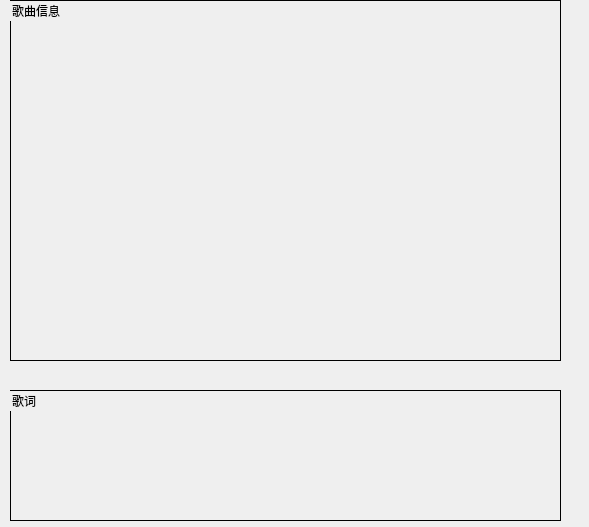
<?xml version="1.0" encoding="UTF-8"?>
<ui version="4.0">
    <class>LyricWidget</class>
    <widget class="QWidget" name="LyricWidget">
        <property name="geometry">
            <rect>
                <x>0</x>
                <y>0</y>
                <width>589</width>
                <height>527</height>
            </rect>
        </property>
        <property name="windowTitle">
            <string>Form</string>
        </property>
        <property name="styleSheet">
            <string notr="true"/>
        </property>
        <widget class="QGroupBox" name="groupBox">
            <property name="geometry">
                <rect>
                    <x>10</x>
                    <y>390</y>
                    <width>551</width>
                    <height>131</height>
                </rect>
            </property>
            <property name="styleSheet">
                <string notr="true">color: rgb(0, 0, 0);
                    font: 15pt &quot;黑体&quot;;
                    border:1px solid black;
                </string>
            </property>
            <property name="title">
                <string>歌词</string>
            </property>
            <widget class="QLabel" name="label">
                <property name="geometry">
                    <rect>
                        <x>10</x>
                        <y>50</y>
                        <width>521</width>
                        <height>71</height>
                    </rect>
                </property>
                <property name="styleSheet">
                    <string notr="true">color: rgb(0, 0, 127);
                        font: 14pt &quot;黑体&quot;;
                        border:0px solid white;
                    </string>
                </property>
                <property name="text">
                    <string/>
                </property>
            </widget>
        </widget>
        <widget class="QGroupBox" name="groupBox_2">
            <property name="geometry">
                <rect>
                    <x>10</x>
                    <y>0</y>
                    <width>551</width>
                    <height>361</height>
                </rect>
            </property>
            <property name="styleSheet">
                <string notr="true">color: rgb(0, 0, 0);
                    border:1px solid black;
                    font: 15pt &quot;黑体&quot;;
                </string>
            </property>
            <property name="title">
                <string>歌曲信息</string>
            </property>
            <widget class="QLabel" name="topmusicname">
                <property name="geometry">
                    <rect>
                        <x>10</x>
                        <y>60</y>
                        <width>491</width>
                        <height>71</height>
                    </rect>
                </property>
                <property name="styleSheet">
                    <string notr="true">color: rgb(0, 0, 0);
                        font: 13pt &quot;黑体&quot;;
                        border:0px solid white;
                    </string>
                </property>
                <property name="text">
                    <string/>
                </property>
            </widget>
            <widget class="QLabel" name="singer">
                <property name="geometry">
                    <rect>
                        <x>10</x>
                        <y>130</y>
                        <width>491</width>
                        <height>81</height>
                    </rect>
                </property>
                <property name="styleSheet">
                    <string notr="true">color: rgb(0, 0, 0);
                        font: 13pt &quot;黑体&quot;;
                        border:0px solid white;
                    </string>
                </property>
                <property name="text">
                    <string/>
                </property>
            </widget>
            <widget class="QLabel" name="album">
                <property name="geometry">
                    <rect>
                        <x>10</x>
                        <y>200</y>
                        <width>491</width>
                        <height>81</height>
                    </rect>
                </property>
                <property name="styleSheet">
                    <string notr="true">color: rgb(0, 0, 0);
                        font: 13pt &quot;黑体&quot;;
                        border:0px solid white;
                    </string>
                </property>
                <property name="text">
                    <string/>
                </property>
            </widget>
            <widget class="QLabel" name="fromlab">
                <property name="geometry">
                    <rect>
                        <x>10</x>
                        <y>280</y>
                        <width>491</width>
                        <height>71</height>
                    </rect>
                </property>
                <property name="styleSheet">
                    <string notr="true">color: rgb(0, 0, 0);
                        font: 13pt &quot;黑体&quot;;
                        border:0px solid white;
                    </string>
                </property>
                <property name="text">
                    <string/>
                </property>
            </widget>
        </widget>
        <zorder>groupBox_2</zorder>
        <zorder>groupBox</zorder>
    </widget>
    <resources/>
    <connections/>
</ui>
